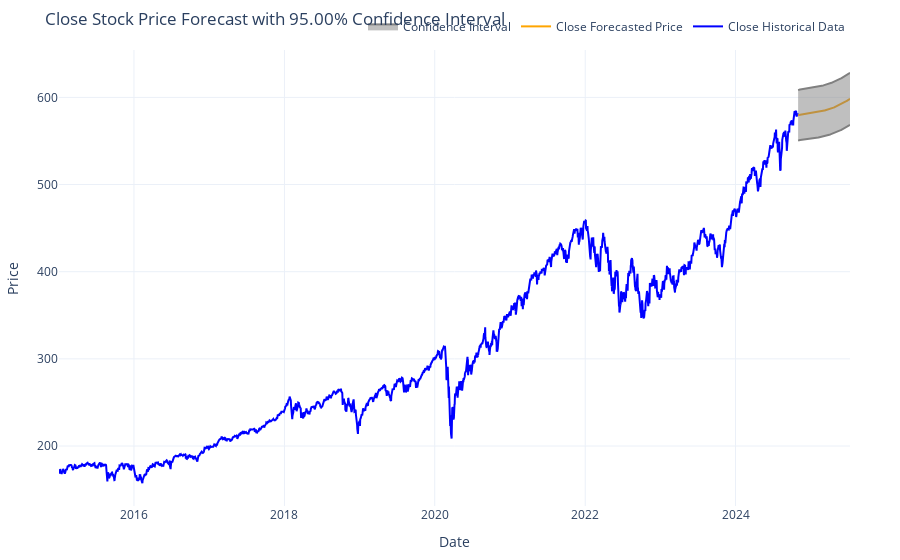

The code cell stored with this chart in its notebook:
### Code cell
model_util.plot_forecast('Close', sp500, forecast_sp500, 0.05)

### Figure 1 — Plotly figure (JSON) as saved in the notebook; plotly's stock layout.template omitted (floating-point values rounded to 4 significant figures; data arrays with more than 128 entries replaced by an {"elided": "..."} marker saying what was removed)
{"data": [{"line": {"color": "blue"}, "mode": "lines", "name": "Close Historical Data", "type": "scatter", "x": {"elided": "2474 str values"}, "y": {"elided": "2474 float values"}}, {"line": {"color": "orange"}, "mode": "lines", "name": "Close Forecasted Price", "type": "scatter", "x": {"elided": "253 str values"}, "y": {"elided": "253 float values"}}, {"line": {"color": "gray"}, "mode": "lines", "showlegend": false, "type": "scatter", "x": {"elided": "253 str values"}, "y": {"elided": "253 float values"}}, {"fill": "tonexty", "line": {"color": "gray"}, "name": "Confidence Interval", "type": "scatter", "x": {"elided": "253 str values"}, "y": {"elided": "253 float values"}}], "layout": {"legend": {"orientation": "h", "x": 1, "xanchor": "right", "y": 1.02, "yanchor": "bottom"}, "margin": {"b": 50, "l": 50, "r": 50, "t": 50}, "title": {"text": "Close Stock Price Forecast with 95.00% Confidence Interval"}, "xaxis": {"title": {"text": "Date"}}, "yaxis": {"title": {"text": "Price"}}}}
